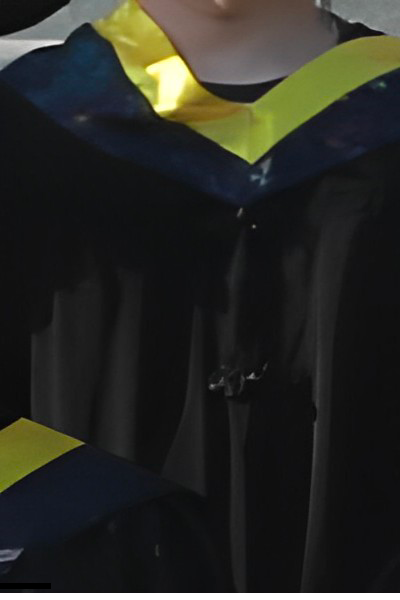
#> input picture baseOpenCV/pic/1.jpg, 400 x 600 px
$ python '05 baseImageOperation.py'
#> lines starting #> are read from the running program, lines starting #| are printed output that depends on the picture
# -*-coding: utf-8 -*-
# @Time    : 2023/4/9 16:36
# @Author  : 刘少博
# @File    : 05 basicImageOperation.py

import numpy as np
import cv2 as cv
import matplotlib.pyplot as plt

# 图像的加法：cv.add、numpy叠加（减法、除法、乘法类似），要求图像shape一样
# 图像混合：将图像按照权重相加

fpf = cv.imread("pic/1.jpg")
#> fpf is the input picture: shape (600, 400, 3); mean B, G, R 36, 41.4, 40.7
lsb = cv.imread("pic/2.jpg")
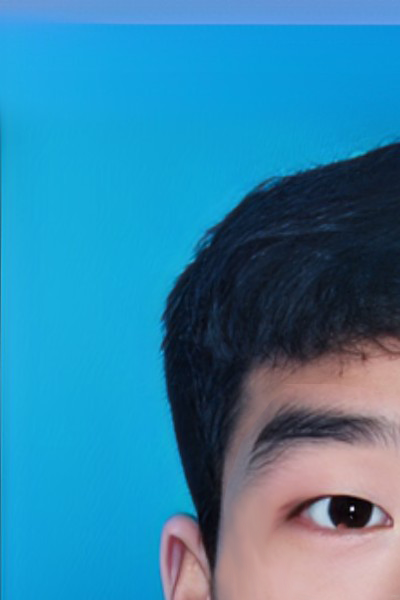
#> input picture baseOpenCV/pic/2.jpg, 400 x 600 px
#> lsb is the input picture: shape (600, 400, 3); mean B, G, R 168, 131, 49.6

plt.imshow(fpf[:, :, ::-1])
plt.show()

plt.imshow(lsb[:, :, ::-1])
plt.show()

# cv.add
img1 = cv.add(fpf, lsb)  # 相加后，数值操作为饱和操作，效果更好
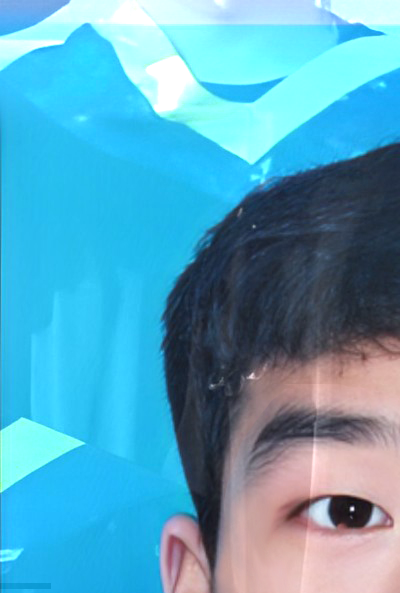
#> img1: shape (600, 400, 3); mean B, G, R 193.4, 165.4, 88.8

plt.imshow(img1[:, :, ::-1])
plt.show()
# numpy 相加
img2 = fpf + lsb  # 相加后，数值操作为取模操作。260%255=5
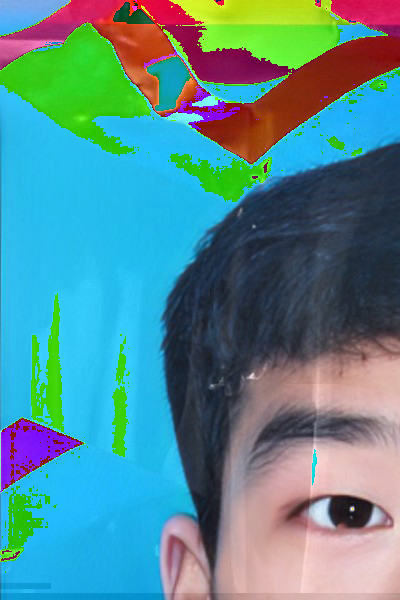
#> img2: shape (600, 400, 3); mean B, G, R 145.8, 138.7, 85.2
plt.imshow(img2[:, :, ::-1])
plt.show()

img3 = fpf - lsb
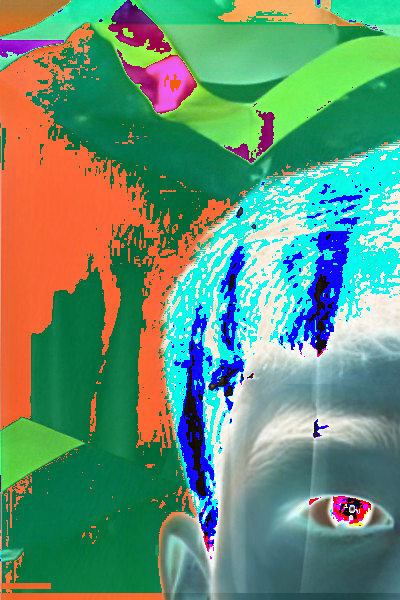
#> img3: shape (600, 400, 3); mean B, G, R 117.7, 145.5, 100.3
plt.imshow(img3[:, :, ::-1])
plt.show()

# 图像混合: addWeighted()
# gx = a1 * image1 + a2 * image2 + b

for i in [0.1, 0.2, 0.3, 0.4, 0.5, 0.6, 0.7, 0.8, 0.9]:
    img4 = cv.addWeighted(fpf, i, lsb, 1 - i, 0.1)
    plt.imshow(img4[:, :, ::-1])
    plt.show()
#> this loop made 9 passes
#> pass 1, `img4 = cv.addWeighted(fpf, i, lsb, 1 - i, 0.1)`:
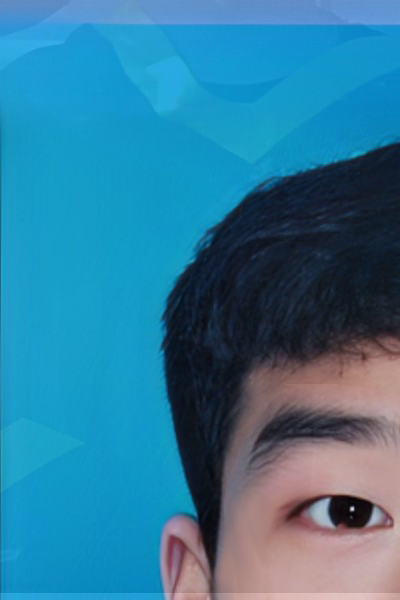
#> img4: shape (600, 400, 3); mean B, G, R 154.9, 122.1, 48.8
#> pass 2, `img4 = cv.addWeighted(fpf, i, lsb, 1 - i, 0.1)`:
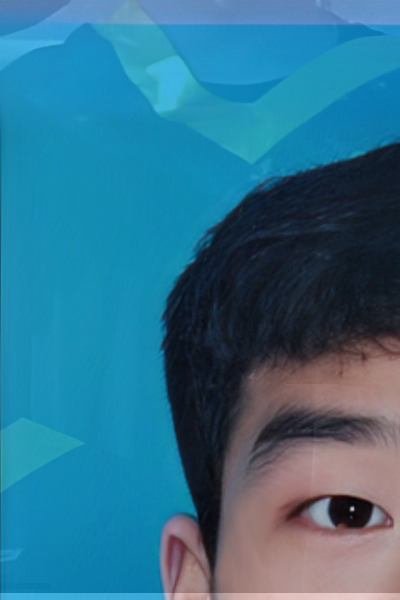
#> img4: shape (600, 400, 3); mean B, G, R 141.8, 113.2, 48
#> pass 3, `img4 = cv.addWeighted(fpf, i, lsb, 1 - i, 0.1)`:
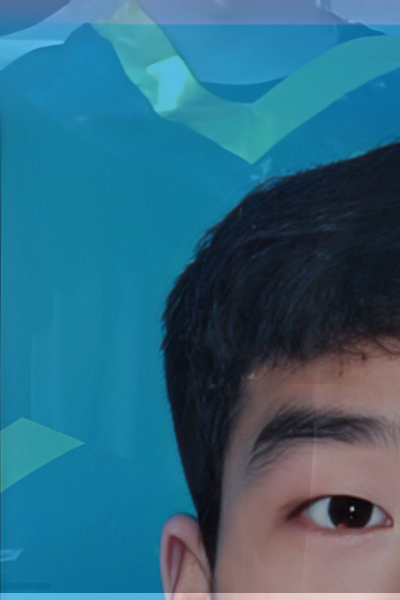
#> img4: shape (600, 400, 3); mean B, G, R 128.5, 104.2, 47.1
